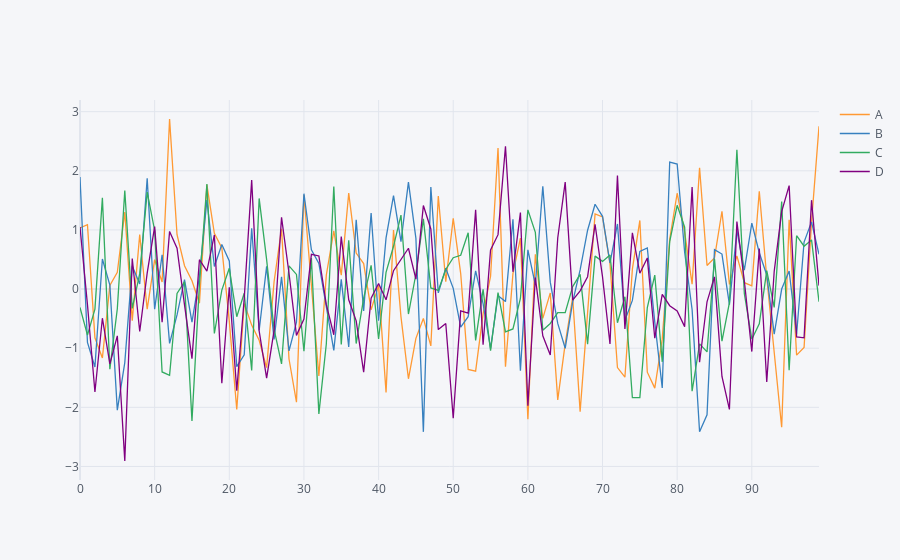

Notebook code cell kept with this figure:
### Code cell
df1.iplot() # By default, it shows a line plot and here 'i' stands for interactive
